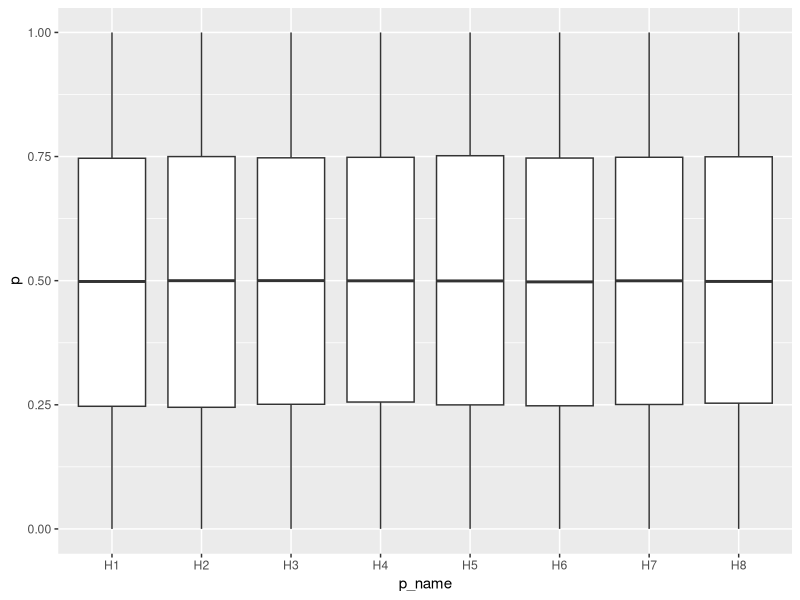

The R source for this figure:
library(matrixStats)
library(tidyverse)
library(mvtnorm)

stage_1_data_old <- function(mu, corr, n) {
  mueff = c(mu[2:5] - mu[1], mu[7:10] - mu[6])
  X1 = matrix(rnorm(n * 5), nrow = 5) #BF generates data
  X2 = corr * X1 + sqrt(1 - corr^2) * matrix(rnorm(n * 5), nrow = 5) + mu[6:10] #BF generates data
  X1 = X1 + mu[1:5]
  t1 = (rowMeans(X1[2:5, ]) - mean(X1[1, ])) /
    sqrt((rowVars(X1[2:5, ]) + var(X1[1, ])) / n)
  t2 = (rowMeans(X2[2:5, ]) - mean(X2[1, ])) /
    sqrt((rowVars(X2[2:5, ]) + var(X2[1, ])) / n)
  p1 = 1 - pt(c(t1, t2), df = n * 2 - 2) #BF actual p-values from data, t-test

  return(p1)
}

gen_data <- function(
  n,
  corr_control,
  corr_treatment,
  cont_treat_association,
  eff,
  n_cont,
  n_treat
) {
  #it is much more efficent to generate all data in only one call to rmvnorm instead of length seperate ones,
  #since else eigenvalues for the correlation matrix are computed each time

  controls <- dim(corr_control)[1]
  arms <- dim(corr_treatment)[1]

  if (length(n_cont) == 1) {
    n_cont <- rep(n_cont, controls)
  }
  if (length(n_treat) == 1) {
    n_treat <- rep(n_treat, arms)
  }

  control <- array(
    rmvnorm(max(n_cont) * n, sigma = corr_control),
    dim = c(n, max(n_cont), controls)
  )

  treatment <- array(
    rmvnorm(max(n_treat) * n, mean = eff, sigma = corr_treatment),
    dim = c(n, max(n_treat), arms)
  )

  control <- aperm(control, c(2, 3, 1))
  treatment <- aperm(treatment, c(2, 3, 1))
  # now the shape is (number of treated people, number of arms, number of runs)

  #set all values outside of the desired sample size to 0
  for (i in 1:controls) {
    if (n_cont[i] < max(n_cont)) {
      control[n_cont[i]:max(n_cont), i, ] <- NA
    }
  }
  for (i in 1:arms) {
    if (n_treat[i] < max(n_treat)) {
      treatment[n_treat[i]:max(n_treat), i, ] <- NA
    }
  }

  cont_mean <- colMeans(control, na.rm = T)
  treat_mean <- colMeans(treatment, na.rm = T)
  cont_var <- colVars(
    control,
    na.rm = T,
    dim. = c(max(n_cont), length(n_cont) * n)
  )
  dim(cont_var) <- dim(control)[-1]
  treat_var <- colVars(
    treatment,
    na.rm = T,
    dim. = c(max(n_treat), length(n_treat) * n)
  )
  dim(treat_var) <- dim(treatment)[-1]

  p <- sapply(1:length(cont_treat_association), function(arm) {
    n_arm_cont <- n_cont[cont_treat_association[arm]]
    n_arm_treat <- n_treat[arm]

    t <- (treat_mean[arm, ] - cont_mean[cont_treat_association[arm], ]) /
      sqrt(
        ((treat_var[arm, ] * (n_arm_treat - 1)) +
          (cont_var[cont_treat_association[arm], ] * (n_arm_cont - 1))) /
          (n_arm_treat + n_arm_cont - 2) *
          (1 / n_arm_treat + 1 / n_arm_cont)
      )

    df <- n_arm_treat + n_arm_cont - 2
    return(1 - pt(t, df = df))
  })

  p
}

gen_data_naive <- function(
  n,
  corr_control,
  corr_treatment,
  cont_treat_association,
  eff,
  n_cont,
  n_treat
) {
  if (length(n_cont) == 1) {
    n_cont <- rep(n_cont, dim(corr_control)[1])
  }
  if (length(n_treat) == 1) {
    n_treat <- rep(n_treat, dim(corr_treatment)[1])
  }

  control <- array(
    t(rmvnorm(max(n_cont) * n, sigma = corr_control)),
    dim = c(length(n_cont), max(n_cont), n)
  )

  treatment <- array(
    t(rmvnorm(max(n_treat) * n, mean = eff, sigma = corr_treatment)),
    dim = c(length(n_treat), max(n_treat), n)
  )

  p1 <- sapply(1:n, function(i) {
    sapply(1:length(cont_treat_association), function(arm) {
      cont <- cont_treat_association[arm]
      t.test(
        treatment[arm, 1:n_treat[arm], i],
        control[cont, 1:n_cont[cont], i],
        alternative = "greater",
        var.equal = TRUE
      )$p.value
    })
  })
}


stage_2_data_old <- function(mu, corr, n2, trt2, runs2) {
  ntrt <- length(trt2)

  I2 = c(trt2, trt2 + 4)
  ##update the sample sizes
  tn2base = (n2 * 5) %/% (1 + ntrt) # compute 2nd stage sample size to the selected treatment
  tn2remainder = (n2 * 5) %% (1 + ntrt) # distribute sample size to remaining treatments
  tn2 = rep(0, 5)
  tn2[c(1, 1 + trt2)] = tn2base
  tn2[c(1, 1 + trt2)][0:tn2remainder] = tn2base + 1 # second stage per treatment sample size

  tn2s = tn2[c(1, 1 + trt2)] # sample sizes of the selected arms (out of 5)
  mtn2 = max(tn2s)

  Y1 = array(rnorm(mtn2 * (ntrt + 1) * runs2), dim = c(ntrt + 1, mtn2, runs2)) # primary endpoint data
  Y2 = corr *
    Y1 +
    sqrt(1 - corr^2) *
      array(rnorm(mtn2 * (ntrt + 1) * runs2), dim = c(ntrt + 1, mtn2, runs2)) +
    mu[c(6, trt2 + 6)] # secondary endpoint data
  Y1 = Y1 + mu[c(1, trt2 + 1)]
  # to have the correct sample sizes we set mtn2-tn2 observations to 0
  ztn2 = mtn2 - tn2s # number of elements to be set to 0 for each treatment to get correct sample size
  for (i in seq_len(ntrt + 1)) {
    Y1[i, seq_len(ztn2[i]), ] <- 0
    Y2[i, seq_len(ztn2[i]), ] <- 0
  }
  Y1p = aperm(Y1, c(1, 3, 2))
  # because rowMeans sums over the last dimension, we need to permute
  # the dimensions of the arrays first
  Y2p = aperm(Y2, c(1, 3, 2))
  my1 = rowMeans(Y1p, dims = 2)
  my2 = rowMeans(Y2p, dims = 2)
  my1s = rowMeans(Y1p * Y1p, dims = 2)
  my2s = rowMeans(Y2p * Y2p, dims = 2)
  vy1 = (my1s - my1 * my1) * tn2s / (tn2s - 1)
  vy2 = (my2s - my2 * my2) * tn2s / (tn2s - 1)
  t1 = (t(my1[-1, , drop = FALSE]) - my1[1, ]) /
    sqrt(
      ((t(vy1[-1, , drop = FALSE] * (tn2s[-1] - 1)) +
        vy1[1, ] * (tn2s[1] - 1)) /
        (tn2s[1] + tn2s[-1] - 2)) *
        (1 / tn2s[1] + 1 / tn2s[-1])
    )
  t2 = (t(my2[-1, , drop = FALSE]) - my2[1, ]) /
    sqrt(
      ((t(vy2[-1, , drop = FALSE] * (tn2s[-1] - 1)) +
        vy2[1, ] * (tn2s[1] - 1)) /
        (tn2s[1] + tn2s[-1] - 2)) *
        (1 / tn2s[1] + 1 / tn2s[-1])
    )
  pp2.1 <- matrix(NA, nrow = runs2, ncol = ntrt, ) # 2nd stage p-values primary endpoint
  pp2.2 <- matrix(NA, nrow = runs2, ncol = ntrt) # 2nd stage p-values secondary endpoint
  # Loop over each treatment group
  for (i in 1:ntrt) {
    # Degrees of freedom for the i-th treatment group
    df_i <- tn2[1] + tn2s[i + 1] - 2
    # Compute p-values for all trials in the i-th treatment group
    pp2.1[, i] <- pt(-t1[, i], df = df_i)
    pp2.2[, i] <- pt(-t2[, i], df = df_i)
  }
  return(cbind(pp2.1, pp2.2))
  #p2[,I2] <- t(1-pnorm(sqrt(ths)*qnorm(1-p1[c(trt2,trt2+4)])+sqrt(1-ths)*qnorm(1-t(cbind(pp2.1,pp2.2)))))
}

eff <- c(0, 0, 0, 0, 0)
mu <- c(eff, eff)
corr <- 0.8
p_val_old <- as_tibble(do.call(
  rbind,
  (lapply(1:20000, function(i) {
    as.data.frame(list(
      i = i,
      val = stage_1_data_old(mu, corr, 50),
      index = paste0("H", 1:8)
    ))
  }))
))

trt2 <- c(1, 2, 3)

corr_control <- rbind(
  c(1, corr),
  c(corr, 1)
)

corr_treatment <- rbind(
  c(1, 0, 0, 0, corr, 0, 0, 0),
  c(0, 1, 0, 0, 0, corr, 0, 0),
  c(0, 0, 1, 0, 0, 0, corr, 0),
  c(0, 0, 0, 1, 0, 0, 0, corr),
  c(corr, 0, 0, 0, 1, 0, 0, 0),
  c(0, corr, 0, 0, 0, 1, 0, 0),
  c(0, 0, corr, 0, 0, 0, 1, 0),
  c(0, 0, 0, corr, 0, 0, 0, 1)
)

cont_treat_association <- c(1, 1, 1, 1, 2, 2, 2, 2)
eff <- rep(0, 8)

gen_data_s2 <- function(trt2, n_patients, n) {
  n_cont <- n_patients
  n_arms <- length(trt2)
  n_treat_prim <- rep(n_patients, n_arms + 1)

  n_treat_prim <- n_treat_prim +
    floor(((4 - n_arms) * n_patients) / (n_arms + 1))
  rem <- ((4 - n_arms) * n_patients) %% (n_arms + 1)

  n_treat_prim[1:rem] <- n_treat_prim[1:rem] + 1

  sel_hyp <- c(trt2, trt2 + 4)

  gen_data(
    n = n,
    corr_control = corr_control,
    corr_treatment = corr_treatment[sel_hyp, sel_hyp],
    cont_treat_association = cont_treat_association[sel_hyp],
    eff = eff[sel_hyp],
    n_cont = n_treat_prim[1],
    n_treat = c(n_treat_prim[-1], n_treat_prim[-1])
  )
}

# p_val_old_2 <- as_tibble(do.call(rbind, (lapply(1:200, function(i) {
#   as.data.frame(list(i=i, val=stage_2_data_old(mu, corr, 50, trt2, 100), index=paste0("H",1:8)))
#   }
# ))))

p_long_old_2 <- as_tibble(
  do.call(rbind, lapply(1:200, \(x) stage_2_data_old(mu, corr, 50, trt2, 100))),
  .name_repair = "universal"
)
colnames(p_long_old_2) <- paste0("H", 1:6)

p_long_2 <- as_tibble(
  gen_data_s2(trt2, 50, 20000),
  .name_repair = "universal"
)
colnames(p_long_2) <- paste0("H", 1:6)


p_long <- as_tibble(
  gen_data(
    20000,
    corr_control,
    corr_treatment,
    cont_treat_association,
    eff,
    50,
    50
  ),
  .name_repair = "universal"
)

colnames(p_long) <- paste0("H", 1:8)


p_long_old <- p_val_old |>
  pivot_wider(names_from = index, values_from = val)


for (i in 1:8) {
  for (j in i:8) {
    co <- cor(p_long[paste0("H", i)], p_long[paste0("H", j)])
    co_old <- cor(p_long_old[paste0("H", i)], p_long_old[paste0("H", j)])
    cat(paste0("H", i, "xH", j, " new: ", round(co, 5), "\n"))
    cat(paste0("H", i, "xH", j, " old: ", round(co_old, 5), "\n"))
    cat(paste0("Diff: ", round(co - co_old, 5), "\n\n"))
  }
}

for (i in 1:6) {
  for (j in i:6) {
    co <- cor(p_long_2[paste0("H", i)], p_long_2[paste0("H", j)])
    co_old <- cor(p_long_old_2[paste0("H", i)], p_long_old_2[paste0("H", j)])
    cat(paste0("H", i, "xH", j, " new: ", round(co, 5), "\n"))
    cat(paste0("H", i, "xH", j, " old: ", round(co_old, 5), "\n"))
    cat(paste0("Diff: ", round(co - co_old, 5), "\n\n"))
  }
}

p_long |>
  pivot_longer(cols = H1:H8, names_to = "p_name", values_to = "p") |>
  ggplot(aes(y = p, x = p_name)) +
  geom_boxplot()
